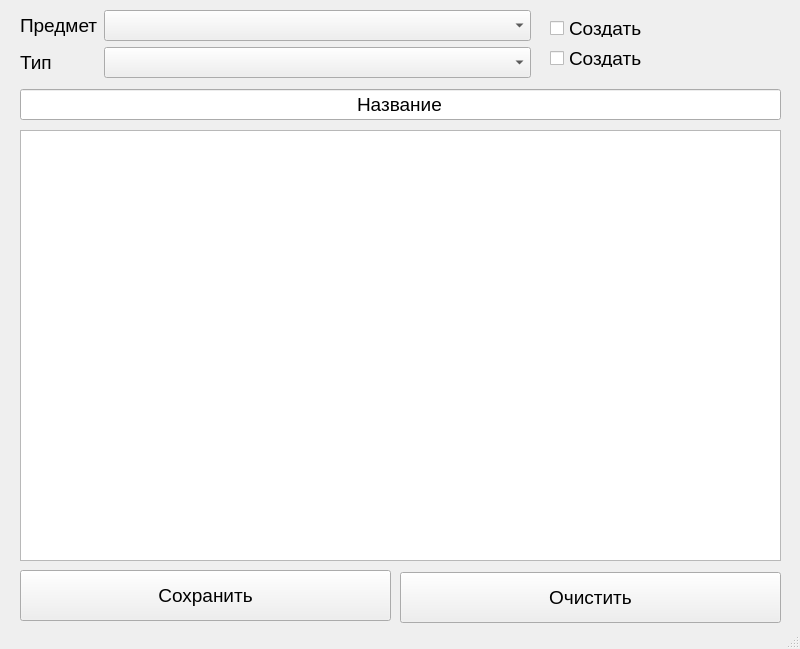
<?xml version="1.0" encoding="UTF-8"?>
<ui version="4.0">
 <class>MainWindow</class>
 <widget class="QMainWindow" name="MainWindow">
  <property name="geometry">
   <rect>
    <x>0</x>
    <y>0</y>
    <width>800</width>
    <height>649</height>
   </rect>
  </property>
  <property name="windowTitle">
   <string>MainWindow</string>
  </property>
  <widget class="QWidget" name="centralwidget">
   <widget class="QWidget" name="formLayoutWidget">
    <property name="geometry">
     <rect>
      <x>20</x>
      <y>10</y>
      <width>511</width>
      <height>71</height>
     </rect>
    </property>
    <layout class="QFormLayout" name="formLayout">
     <item row="0" column="1">
      <widget class="QComboBox" name="subject_edit">
       <property name="font">
        <font>
         <pointsize>14</pointsize>
        </font>
       </property>
       <property name="editable">
        <bool>false</bool>
       </property>
      </widget>
     </item>
     <item row="1" column="0">
      <widget class="QLabel" name="label_2">
       <property name="font">
        <font>
         <pointsize>14</pointsize>
        </font>
       </property>
       <property name="text">
        <string>Тип</string>
       </property>
      </widget>
     </item>
     <item row="1" column="1">
      <widget class="QComboBox" name="type_edit">
       <property name="font">
        <font>
         <pointsize>14</pointsize>
        </font>
       </property>
       <property name="editable">
        <bool>false</bool>
       </property>
      </widget>
     </item>
     <item row="0" column="0">
      <widget class="QLabel" name="label">
       <property name="font">
        <font>
         <pointsize>14</pointsize>
        </font>
       </property>
       <property name="text">
        <string>Предмет</string>
       </property>
      </widget>
     </item>
    </layout>
   </widget>
   <widget class="QCheckBox" name="add_edit_subject">
    <property name="geometry">
     <rect>
      <x>550</x>
      <y>20</y>
      <width>231</width>
      <height>17</height>
     </rect>
    </property>
    <property name="font">
     <font>
      <pointsize>14</pointsize>
     </font>
    </property>
    <property name="text">
     <string>Создать</string>
    </property>
   </widget>
   <widget class="QCheckBox" name="add_edit_type">
    <property name="geometry">
     <rect>
      <x>550</x>
      <y>50</y>
      <width>231</width>
      <height>17</height>
     </rect>
    </property>
    <property name="font">
     <font>
      <pointsize>14</pointsize>
     </font>
    </property>
    <property name="text">
     <string>Создать</string>
    </property>
   </widget>
   <widget class="QPushButton" name="save_button">
    <property name="geometry">
     <rect>
      <x>20</x>
      <y>570</y>
      <width>371</width>
      <height>51</height>
     </rect>
    </property>
    <property name="font">
     <font>
      <pointsize>14</pointsize>
     </font>
    </property>
    <property name="text">
     <string>Сохранить</string>
    </property>
   </widget>
   <widget class="QLineEdit" name="name_edit">
    <property name="geometry">
     <rect>
      <x>20</x>
      <y>89</y>
      <width>761</width>
      <height>31</height>
     </rect>
    </property>
    <property name="font">
     <font>
      <pointsize>14</pointsize>
     </font>
    </property>
    <property name="text">
     <string>Название</string>
    </property>
    <property name="alignment">
     <set>Qt::AlignCenter</set>
    </property>
   </widget>
   <widget class="QTextEdit" name="pattern_text">
    <property name="geometry">
     <rect>
      <x>20</x>
      <y>130</y>
      <width>761</width>
      <height>431</height>
     </rect>
    </property>
    <property name="font">
     <font>
      <pointsize>12</pointsize>
     </font>
    </property>
   </widget>
   <widget class="QPushButton" name="clear_button">
    <property name="geometry">
     <rect>
      <x>400</x>
      <y>572</y>
      <width>381</width>
      <height>51</height>
     </rect>
    </property>
    <property name="font">
     <font>
      <pointsize>14</pointsize>
     </font>
    </property>
    <property name="text">
     <string>Очистить</string>
    </property>
   </widget>
  </widget>
  <widget class="QStatusBar" name="statusbar"/>
 </widget>
 <resources/>
 <connections/>
</ui>
